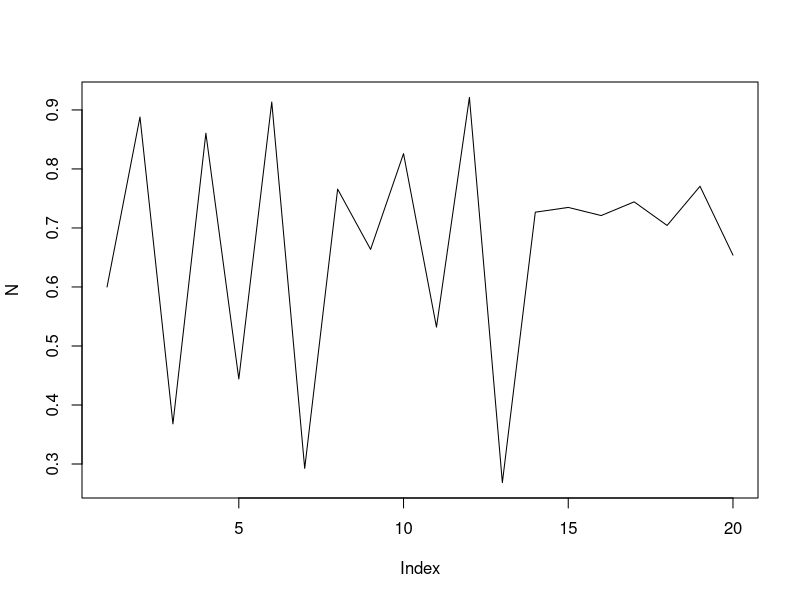

The R source for this figure:
# Simple Examples

for (i in 1:5) {
        print(i ^ 2)
}

fact <- function(x) {
        if (x == 0) {
                return(1)
        }
        
        i <- 1
        for (j in 1:x) {
                i <- i * j
        }
        i
}

fact(0)
fact(5)
fact(23)

sapply(1:10, fact)

cumprod(x = 1:10)

binary <- function(x) {
        vec = vector(mode = "numeric", length = 0)
        while (x > 0) {
                rem = x %% 2
                x = x %/% 2
                
                vec = c(vec, rem) # not an efficient method
        }
        
        return(rev(vec))
}

binary(3)

sapply(1:200, binary)

fibonacci <- function(x) {
        a = 0
        b = 1
        fibo = vector(mode = "numeric", length = 0)
        
        while (a + b <= x) {
                c = a + b
                fibo = c(fibo, c) # not an efficient method
                a = b
                b = c
        }
        
        return(fibo)
}

fibonacci(8)

unique(sapply(1:100, fibonacci))

# Loop avoidance
y <- -10:10
y
y[y < 0] <- 100
y

# Using ifelse
y <- -10:10
y
z <- ifelse(test = y < 0, yes = "yes", no = "no")
z

# slowness of loops
system.time(x <- runif(1000000))

# Using proc.time()
tim = proc.time()
for (i in 1:1000000) {
        
}
proc.time() - tim

# do not grow vectors by repeated concatenation, 
# it is the most inefficient approach

# loops for producing time-series

next.year <- function(nt, lambda) {
        lambda * nt * (1 - nt)
}

next.year(nt = 0.6, lambda = 3.7)
next.year(nt = 0.888, lambda = 3.7)

N <- numeric(length = 20)
N
N[1] = 0.6

for (i in 2:20) {
        N[i] = next.year(nt = N[i - 1], lambda = 3.7)
}
N

plot(N, type = "l")
















